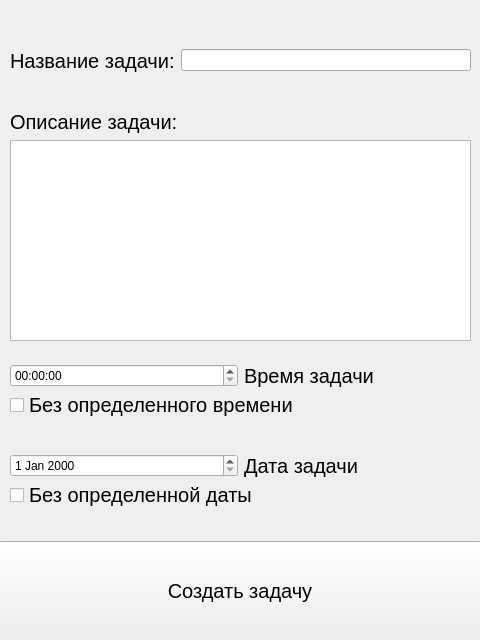
<?xml version="1.0" encoding="UTF-8"?>
<ui version="4.0">
 <class>Form_task</class>
 <widget class="QWidget" name="Form_task">
  <property name="geometry">
   <rect>
    <x>0</x>
    <y>0</y>
    <width>480</width>
    <height>640</height>
   </rect>
  </property>
  <property name="minimumSize">
   <size>
    <width>480</width>
    <height>640</height>
   </size>
  </property>
  <property name="maximumSize">
   <size>
    <width>480</width>
    <height>640</height>
   </size>
  </property>
  <property name="windowTitle">
   <string>Form</string>
  </property>
  <widget class="QPushButton" name="pushButton_create">
   <property name="geometry">
    <rect>
     <x>-2</x>
     <y>541</y>
     <width>484</width>
     <height>100</height>
    </rect>
   </property>
   <property name="font">
    <font>
     <pointsize>15</pointsize>
    </font>
   </property>
   <property name="text">
    <string>Создать задачу</string>
   </property>
  </widget>
  <widget class="QWidget" name="horizontalLayoutWidget">
   <property name="geometry">
    <rect>
     <x>10</x>
     <y>10</y>
     <width>461</width>
     <height>101</height>
    </rect>
   </property>
   <layout class="QHBoxLayout" name="horizontalLayout">
    <item>
     <widget class="QLabel" name="label_task">
      <property name="font">
       <font>
        <pointsize>15</pointsize>
       </font>
      </property>
      <property name="text">
       <string>Название задачи:</string>
      </property>
     </widget>
    </item>
    <item>
     <widget class="QLineEdit" name="lineEdit_task">
      <property name="maxLength">
       <number>32</number>
      </property>
     </widget>
    </item>
   </layout>
  </widget>
  <widget class="QWidget" name="formLayoutWidget">
   <property name="geometry">
    <rect>
     <x>10</x>
     <y>110</y>
     <width>461</width>
     <height>231</height>
    </rect>
   </property>
   <layout class="QFormLayout" name="formLayout">
    <item row="0" column="0">
     <widget class="QLabel" name="label_description">
      <property name="font">
       <font>
        <pointsize>15</pointsize>
       </font>
      </property>
      <property name="text">
       <string>Описание задачи:</string>
      </property>
     </widget>
    </item>
    <item row="1" column="0" colspan="2">
     <widget class="QPlainTextEdit" name="plainTextEdit"/>
    </item>
   </layout>
  </widget>
  <widget class="QWidget" name="horizontalLayoutWidget_2">
   <property name="geometry">
    <rect>
     <x>10</x>
     <y>360</y>
     <width>461</width>
     <height>32</height>
    </rect>
   </property>
   <layout class="QHBoxLayout" name="horizontalLayout_2">
    <item>
     <widget class="QTimeEdit" name="timeEdit"/>
    </item>
    <item>
     <widget class="QLabel" name="label_time">
      <property name="font">
       <font>
        <pointsize>15</pointsize>
       </font>
      </property>
      <property name="text">
       <string>Время задачи</string>
      </property>
     </widget>
    </item>
   </layout>
  </widget>
  <widget class="QWidget" name="horizontalLayoutWidget_3">
   <property name="geometry">
    <rect>
     <x>10</x>
     <y>390</y>
     <width>461</width>
     <height>31</height>
    </rect>
   </property>
   <layout class="QHBoxLayout" name="horizontalLayout_3">
    <item>
     <widget class="QCheckBox" name="checkBox_time">
      <property name="font">
       <font>
        <pointsize>15</pointsize>
       </font>
      </property>
      <property name="text">
       <string>Без определенного времени</string>
      </property>
     </widget>
    </item>
   </layout>
  </widget>
  <widget class="QWidget" name="horizontalLayoutWidget_4">
   <property name="geometry">
    <rect>
     <x>10</x>
     <y>450</y>
     <width>461</width>
     <height>32</height>
    </rect>
   </property>
   <layout class="QHBoxLayout" name="horizontalLayout_4">
    <item>
     <widget class="QDateEdit" name="dateEdit"/>
    </item>
    <item>
     <widget class="QLabel" name="label_date">
      <property name="font">
       <font>
        <pointsize>15</pointsize>
       </font>
      </property>
      <property name="text">
       <string>Дата задачи</string>
      </property>
     </widget>
    </item>
   </layout>
  </widget>
  <widget class="QWidget" name="horizontalLayoutWidget_5">
   <property name="geometry">
    <rect>
     <x>10</x>
     <y>480</y>
     <width>461</width>
     <height>31</height>
    </rect>
   </property>
   <layout class="QHBoxLayout" name="horizontalLayout_5">
    <item>
     <widget class="QCheckBox" name="checkBox_date">
      <property name="font">
       <font>
        <pointsize>15</pointsize>
       </font>
      </property>
      <property name="text">
       <string>Без определенной даты</string>
      </property>
     </widget>
    </item>
   </layout>
  </widget>
 </widget>
 <resources/>
 <connections/>
</ui>
